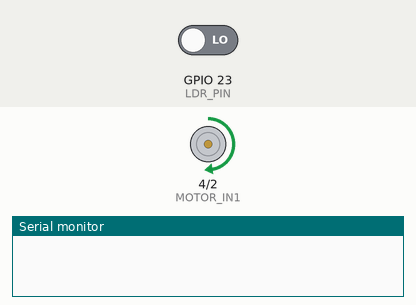
Simulated run of this sketch. Board: ESP32. Shown: motor-driver pin pairs drawn as motors (green arrow = first pin HIGH = forward, orange = second pin HIGH = backward, longer = more drive, scaled by the enable pin), the last lines printed to the serial monitor. The test bench sets the inputs (shaded band); at power-on: GPIO 23 (LDR_PIN) LOW.

Above: at 7.5 s.
At 15.5 s:
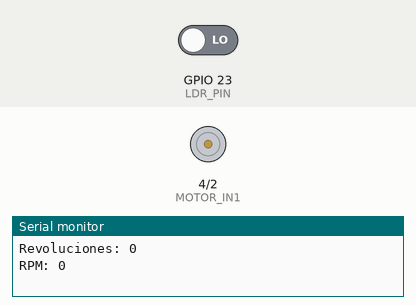
Timing chart, 0 to 20.8 s (numbered marks = the images above):
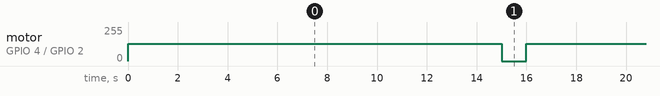

The sketch:

Practica_5.ino
```cpp
// Pines
#define LDR_PIN 23         // Pin donde está conectado el LDR

// Pines del motor DC (puente H)
#define MOTOR_IN1 4
#define MOTOR_IN2 2
#define MOTOR_ENA 15

// Pines de los displays de 7 segmentos
#define DISPLAY1_A 36
#define DISPLAY1_B 39
#define DISPLAY1_C 34
#define DISPLAY1_D 35
#define DISPLAY1_E 32
#define DISPLAY1_F 33
#define DISPLAY1_G 25

#define DISPLAY2_A 22
#define DISPLAY2_B 21
#define DISPLAY2_C 19
#define DISPLAY2_D 18
#define DISPLAY2_E 5
#define DISPLAY2_F 17
#define DISPLAY2_G 16

#define DISPLAY3_A 26
#define DISPLAY3_B 27
#define DISPLAY3_C 14
#define DISPLAY3_D 12
#define DISPLAY3_E 13
#define DISPLAY3_F 9
#define DISPLAY3_G 10

// Variables
volatile int revoluciones = 0;
unsigned long tiempoInicio = 0;
const int tiempoMedicion = 15000;  // 15 segundos

// Mapas de segmentos para los números del 0 al 9
const uint8_t numeros[10][7] = {
    {1, 1, 1, 1, 1, 1, 0},  // 0
    {0, 1, 1, 0, 0, 0, 0},  // 1
    {1, 1, 0, 1, 1, 0, 1},  // 2
    {1, 1, 1, 1, 0, 0, 1},  // 3
    {0, 1, 1, 0, 0, 1, 1},  // 4
    {1, 0, 1, 1, 0, 1, 1},  // 5
    {1, 0, 1, 1, 1, 1, 1},  // 6
    {1, 1, 1, 0, 0, 0, 0},  // 7
    {1, 1, 1, 1, 1, 1, 1},  // 8
    {1, 1, 1, 1, 0, 1, 1}   // 9
};

// Interrupción para contar revoluciones
void IRAM_ATTR contarRevolucion() {
    revoluciones++;
}

// Configuración inicial
void setup() {
    Serial.begin(115200);
    pinMode(LDR_PIN, INPUT);

    // Configuración de los pines del motor
    pinMode(MOTOR_IN1, OUTPUT);
    pinMode(MOTOR_IN2, OUTPUT);
    pinMode(MOTOR_ENA, OUTPUT);

    // Configuración de los pines de los displays
    for (int pin = DISPLAY1_A; pin <= DISPLAY3_G; pin++) {
        pinMode(pin, OUTPUT);
        digitalWrite(pin, LOW);
    }

    // Interrupción en el flanco de subida (cuando el láser pasa)
    attachInterrupt(digitalPinToInterrupt(LDR_PIN), contarRevolucion, RISING);
}

// Función para mostrar un número en un display específico
void mostrarNumeroEnDisplay(int numero, int displayBasePin) {
    for (int i = 0; i < 7; i++) {
        digitalWrite(displayBasePin + i, numeros[numero][i]);
    }
}

// Función para mostrar un número de 3 dígitos en los displays
void mostrarNumero(int numero) {
    int centenas = (numero / 100) % 10;
    int decenas = (numero / 10) % 10;
    int unidades = numero % 10;

    mostrarNumeroEnDisplay(centenas, DISPLAY1_A);
    mostrarNumeroEnDisplay(decenas, DISPLAY2_A);
    mostrarNumeroEnDisplay(unidades, DISPLAY3_A);
}

// Función para controlar el motor
void controlarMotor(bool adelante, int velocidad) {
    analogWrite(MOTOR_ENA, velocidad);  // Control de velocidad
    if (adelante) {
        digitalWrite(MOTOR_IN1, HIGH);
        digitalWrite(MOTOR_IN2, LOW);
    } else {
        digitalWrite(MOTOR_IN1, LOW);
        digitalWrite(MOTOR_IN2, HIGH);
    }
}

// Bucle principal
void loop() {
    revoluciones = 0;
    tiempoInicio = millis();

    // Encender el motor hacia adelante al 50% de velocidad
    controlarMotor(true, 128);

    // Esperar 15 segundos
    while (millis() - tiempoInicio < tiempoMedicion) {
        // Esperando medición
    }

    // Apagar el motor
    controlarMotor(false, 0);

    // Calcular RPM
    int rpm = (revoluciones * 60) / 15;
    Serial.print("Revoluciones: ");
    Serial.println(revoluciones);
    Serial.print("RPM: ");
    Serial.println(rpm);

    // Mostrar RPM en los displays
    mostrarNumero(rpm);

    delay(1000);  // Pausa para la siguiente medición
}
```

Measured:
- by itself, motor on GPIO 4 (MOTOR_IN1) / GPIO 2 (MOTOR_IN2): alternates forward 128/255 for 15.0 s and stopped for 1.0 s
